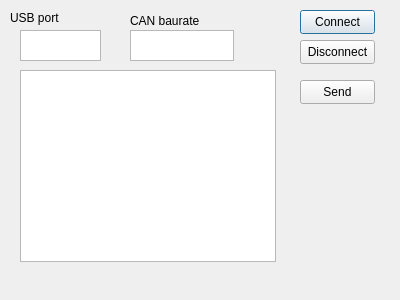
<?xml version="1.0" encoding="UTF-8"?>
<ui version="4.0">
 <class>UCAN</class>
 <widget class="QDialog" name="UCAN">
  <property name="geometry">
   <rect>
    <x>0</x>
    <y>0</y>
    <width>400</width>
    <height>300</height>
   </rect>
  </property>
  <property name="windowTitle">
   <string>UCAN</string>
  </property>
  <widget class="QPushButton" name="connectBtn">
   <property name="geometry">
    <rect>
     <x>300</x>
     <y>10</y>
     <width>75</width>
     <height>24</height>
    </rect>
   </property>
   <property name="text">
    <string>Connect</string>
   </property>
  </widget>
  <widget class="QTableView" name="data">
   <property name="geometry">
    <rect>
     <x>20</x>
     <y>70</y>
     <width>256</width>
     <height>192</height>
    </rect>
   </property>
   <property name="baseSize">
    <size>
     <width>0</width>
     <height>0</height>
    </size>
   </property>
  </widget>
  <widget class="QTextEdit" name="com_portText">
   <property name="geometry">
    <rect>
     <x>20</x>
     <y>30</y>
     <width>81</width>
     <height>31</height>
    </rect>
   </property>
  </widget>
  <widget class="QPushButton" name="sendBtn">
   <property name="geometry">
    <rect>
     <x>300</x>
     <y>80</y>
     <width>75</width>
     <height>24</height>
    </rect>
   </property>
   <property name="text">
    <string>Send</string>
   </property>
  </widget>
  <widget class="QLabel" name="label">
   <property name="geometry">
    <rect>
     <x>10</x>
     <y>10</y>
     <width>49</width>
     <height>16</height>
    </rect>
   </property>
   <property name="text">
    <string>USB port</string>
   </property>
  </widget>
  <widget class="QLabel" name="label_2">
   <property name="geometry">
    <rect>
     <x>130</x>
     <y>10</y>
     <width>71</width>
     <height>21</height>
    </rect>
   </property>
   <property name="text">
    <string>CAN baurate</string>
   </property>
  </widget>
  <widget class="QTextEdit" name="textEditText">
   <property name="geometry">
    <rect>
     <x>130</x>
     <y>30</y>
     <width>104</width>
     <height>31</height>
    </rect>
   </property>
  </widget>
  <widget class="QPushButton" name="disconnectBtn">
   <property name="geometry">
    <rect>
     <x>300</x>
     <y>40</y>
     <width>75</width>
     <height>24</height>
    </rect>
   </property>
   <property name="text">
    <string>Disconnect</string>
   </property>
  </widget>
 </widget>
 <resources/>
 <connections/>
</ui>
